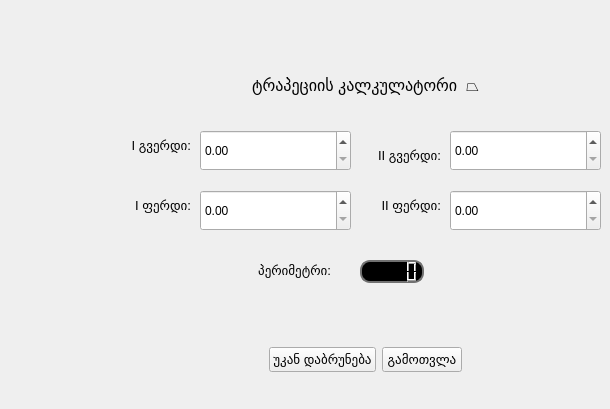
    <widget class="QWidget" name="Trapezium_Perimeter_page">
     <widget class="QLabel" name="label_27">
      <property name="geometry">
       <rect>
        <x>370</x>
        <y>190</y>
        <width>71</width>
        <height>31</height>
       </rect>
      </property>
      <property name="font">
       <font>
        <pointsize>10</pointsize>
       </font>
      </property>
      <property name="text">
       <string>II ფერდი:</string>
      </property>
      <property name="alignment">
       <set>Qt::AlignRight|Qt::AlignTrailing|Qt::AlignVCenter</set>
      </property>
     </widget>
     <widget class="QDoubleSpinBox" name="Second_side_Of_Trapezium_2">
      <property name="geometry">
       <rect>
        <x>450</x>
        <y>130</y>
        <width>151</width>
        <height>41</height>
       </rect>
      </property>
      <property name="singleStep">
       <double>0.010000000000000</double>
      </property>
     </widget>
     <widget class="QLCDNumber" name="Trapezium_perimeter">
      <property name="geometry">
       <rect>
        <x>360</x>
        <y>260</y>
        <width>64</width>
        <height>23</height>
       </rect>
      </property>
      <property name="autoFillBackground">
       <bool>false</bool>
      </property>
      <property name="styleSheet">
       <string notr="true">QLCDNumber{
  background-color: rgb(0, 0, 0);
  border: 2px solid rgb(113, 113, 113);
  border-width: 2px;
  border-radius: 10px;
  color: rgb(255, 255, 255);
}</string>
      </property>
     </widget>
     <widget class="QLabel" name="label_24">
      <property name="geometry">
       <rect>
        <x>120</x>
        <y>130</y>
        <width>71</width>
        <height>31</height>
       </rect>
      </property>
      <property name="font">
       <font>
        <pointsize>10</pointsize>
       </font>
      </property>
      <property name="text">
       <string>I გვერდი:</string>
      </property>
      <property name="alignment">
       <set>Qt::AlignRight|Qt::AlignTrailing|Qt::AlignVCenter</set>
      </property>
     </widget>
     <widget class="QDoubleSpinBox" name="First_side_Of_Trapezium_1">
      <property name="geometry">
       <rect>
        <x>200</x>
        <y>130</y>
        <width>151</width>
        <height>41</height>
       </rect>
      </property>
      <property name="singleStep">
       <double>0.010000000000000</double>
      </property>
     </widget>
     <widget class="QDoubleSpinBox" name="First_ferd_Of_Trapezium">
      <property name="geometry">
       <rect>
        <x>200</x>
        <y>190</y>
        <width>151</width>
        <height>41</height>
       </rect>
      </property>
      <property name="singleStep">
       <double>0.010000000000000</double>
      </property>
     </widget>
     <widget class="QLabel" name="label_28">
      <property name="geometry">
       <rect>
        <x>120</x>
        <y>190</y>
        <width>71</width>
        <height>31</height>
       </rect>
      </property>
      <property name="font">
       <font>
        <pointsize>10</pointsize>
       </font>
      </property>
      <property name="text">
       <string>I ფერდი:</string>
      </property>
      <property name="alignment">
       <set>Qt::AlignRight|Qt::AlignTrailing|Qt::AlignVCenter</set>
      </property>
     </widget>
     <widget class="QLabel" name="label_29">
      <property name="geometry">
       <rect>
        <x>370</x>
        <y>140</y>
        <width>71</width>
        <height>31</height>
       </rect>
      </property>
      <property name="font">
       <font>
        <pointsize>10</pointsize>
       </font>
      </property>
      <property name="text">
       <string>II გვერდი:</string>
      </property>
      <property name="alignment">
       <set>Qt::AlignRight|Qt::AlignTrailing|Qt::AlignVCenter</set>
      </property>
     </widget>
     <widget class="QLabel" name="label_30">
      <property name="geometry">
       <rect>
        <x>220</x>
        <y>260</y>
        <width>111</width>
        <height>21</height>
       </rect>
      </property>
      <property name="font">
       <font>
        <pointsize>10</pointsize>
       </font>
      </property>
      <property name="text">
       <string>პერიმეტრი:</string>
      </property>
      <property name="alignment">
       <set>Qt::AlignRight|Qt::AlignTrailing|Qt::AlignVCenter</set>
      </property>
     </widget>
     <widget class="QDoubleSpinBox" name="Second_ferd_Of_Trapezium">
      <property name="geometry">
       <rect>
        <x>450</x>
        <y>190</y>
        <width>151</width>
        <height>41</height>
       </rect>
      </property>
      <property name="singleStep">
       <double>0.010000000000000</double>
      </property>
     </widget>
     <widget class="QWidget" name="gridLayoutWidget_9">
      <property name="geometry">
       <rect>
        <x>150</x>
        <y>320</y>
        <width>431</width>
        <height>80</height>
       </rect>
      </property>
      <layout class="QGridLayout" name="gridLayout_9">
       <item row="0" column="1">
        <widget class="QPushButton" name="pushButton_Return_Back_TrapeziumPerimeterPage_To_Main">
         <property name="font">
          <font>
           <pointsize>10</pointsize>
          </font>
         </property>
         <property name="text">
          <string>უკან დაბრუნება</string>
         </property>
        </widget>
       </item>
       <item row="0" column="0">
        <spacer name="horizontalSpacer_15">
         <property name="orientation">
          <enum>Qt::Horizontal</enum>
         </property>
         <property name="sizeHint" stdset="0">
          <size>
           <width>40</width>
           <height>20</height>
          </size>
         </property>
        </spacer>
       </item>
       <item row="0" column="2">
        <widget class="QPushButton" name="pushButton_Calculate_Trapezium_Perimeter">
         <property name="font">
          <font>
           <pointsize>10</pointsize>
          </font>
         </property>
         <property name="text">
          <string>გამოთვლა</string>
         </property>
        </widget>
       </item>
       <item row="0" column="3">
        <spacer name="horizontalSpacer_16">
         <property name="orientation">
          <enum>Qt::Horizontal</enum>
         </property>
         <property name="sizeHint" stdset="0">
          <size>
           <width>40</width>
           <height>20</height>
          </size>
         </property>
        </spacer>
       </item>
      </layout>
     </widget>
     <widget class="QLabel" name="label_25">
      <property name="geometry">
       <rect>
        <x>240</x>
        <y>60</y>
        <width>251</width>
        <height>51</height>
       </rect>
      </property>
      <property name="font">
       <font>
        <pointsize>12</pointsize>
       </font>
      </property>
      <property name="text">
       <string>ტრაპეციის კალკულატორი  ⏢</string>
      </property>
      <property name="alignment">
       <set>Qt::AlignCenter</set>
      </property>
      <property name="wordWrap">
       <bool>true</bool>
      </property>
     </widget>
    </widget>
